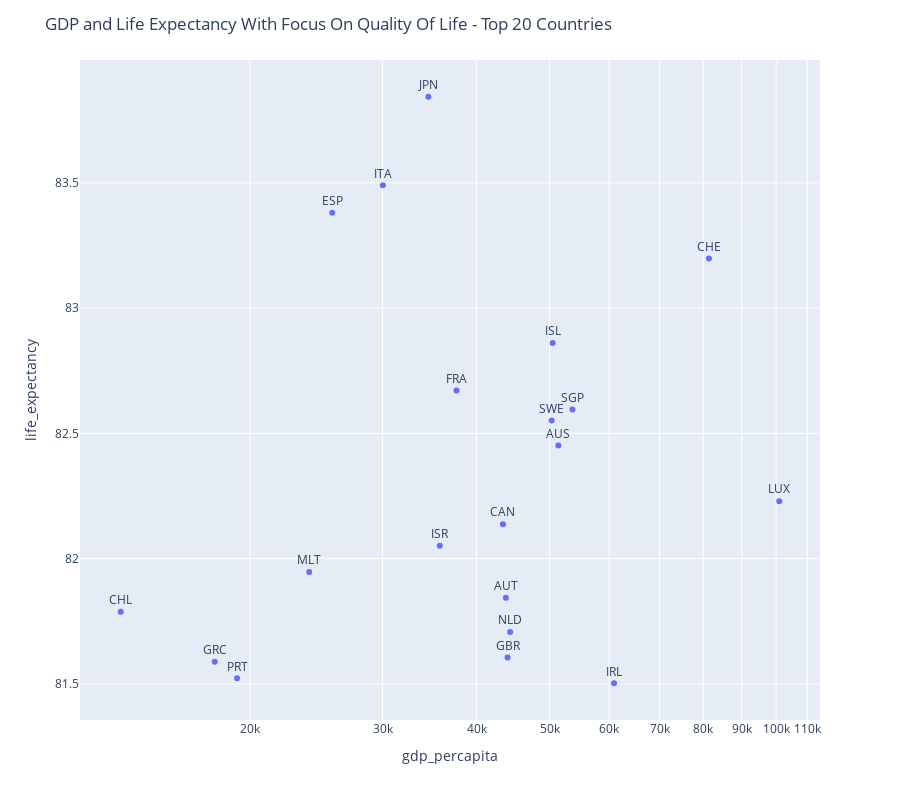

The cell this chart's notebook holds for it:
### Code cell
# scatter plot of 'GDP and Life Expectancy With Focus On Quality Of Life - Top 20 Countries'
fig2 = px.scatter(df_pop_eco2015.sort_values(by ='life_expectancy', ascending = False).head(20), x ="gdp_percapita", y = "life_expectancy", text = "country_code", log_x = True, size_max = 60)
fig2.update_traces(textposition ='top center')
fig2.update_layout(
    height = 800,
    title_text = 'GDP and Life Expectancy With Focus On Quality Of Life - Top 20 Countries')
fig2.show()

### Figure 1 — Plotly figure (JSON) as saved in the notebook; plotly's stock layout.template omitted (floating-point values rounded to 4 significant figures)
{"data": [{"hovertemplate": "gdp_percapita=%{x}<br>life_expectancy=%{y}<br>country_code=%{text}<extra></extra>", "legendgroup": "", "marker": {"color": "#636efa", "symbol": "circle"}, "mode": "markers+text", "name": "", "orientation": "v", "showlegend": false, "text": ["JPN", "ITA", "ESP", "CHE", "ISL", "FRA", "SGP", "SWE", "AUS", "LUX", "CAN", "ISR", "MLT", "AUT", "CHL", "NLD", "GBR", "GRC", "PRT", "IRL"], "textposition": "top center", "type": "scatter", "x": [34510.0, 30030.0, 25720.0, 81410.0, 50470.0, 37610.0, 53630.0, 50320.0, 51360.0, 101000.0, 43350.0, 35740.0, 23970.0, 43750.0, 13470.0, 44320.0, 43980.0, 17960.0, 19230.0, 60900.0], "xaxis": "x", "y": [83.84, 83.49, 83.38, 83.2, 82.86, 82.67, 82.6, 82.55, 82.45, 82.23, 82.14, 82.05, 81.95, 81.84, 81.79, 81.71, 81.6, 81.59, 81.52, 81.5], "yaxis": "y"}], "layout": {"height": 800, "legend": {"tracegroupgap": 0}, "margin": {"t": 60}, "title": {"text": "GDP and Life Expectancy With Focus On Quality Of Life - Top 20 Countries"}, "xaxis": {"anchor": "y", "domain": [0, 1], "title": {"text": "gdp_percapita"}, "type": "log"}, "yaxis": {"anchor": "x", "domain": [0, 1], "title": {"text": "life_expectancy"}}}}
